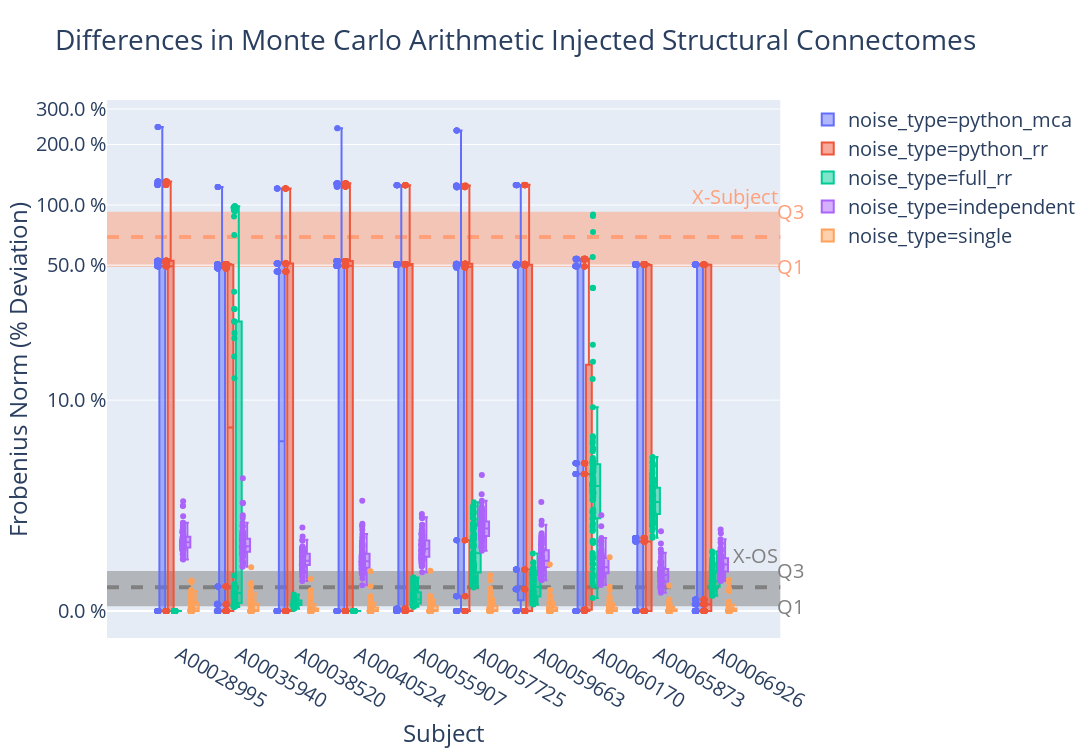

The cell this chart's notebook holds for it:
### Code cell
fig = px.box(df_, y=y_column, x='sub', color='noise_type',
             points='all', notched=False, boxmode="group",
             hover_data=['simulation_id'], category_orders=cord)

fig.update_layout(yaxis={"tickvals": tickvals,
                         "ticktext": ticktext,
                         "title": "{0} (% Deviation)".format(mtc.met_names[met])},
                  xaxis={"title": "Subject"},
                  shapes=shapes, annotations=annos,
                  title=title)

fig.update_layout(height=750, width=1350, font=dict(size=20))

# fig.update_layout(shapes=shapes, annotations=annos,
#                   legend={'y':0.9, 'yanchor': 'top',
#                           'x':0.9, 'xanchor': 'right'})

fig.show()
# fig.write_image(png_outpath)
# fig.write_image(png_outpath.replace('.png', '.pdf'))
# off.plot(fig, filename=png_outpath.replace('.png', '.html'))

# fig = px.violin(df_, y='log {0}'.format(distance), x='sub', color='noise_type',
#                 points='outliers', box=False, violinmode='group', category_orders=cord,
#                 hover_data=['simulation_id'], title=title)

### Figure 1 — Plotly figure (JSON) as saved in the notebook; plotly's stock layout.template omitted (floating-point values rounded to 4 significant figures; data arrays with more than 128 entries replaced by an {"elided": "..."} marker saying what was removed)
{"data": [{"alignmentgroup": "True", "boxpoints": "all", "customdata": {"elided": "1000x1 int values"}, "hoverlabel": {"namelength": 0}, "hovertemplate": "noise_type=python_mca<br>sub=%{x}<br>log fro (percent difference)=%{y}<br>simulation_id=%{customdata[0]}", "legendgroup": "noise_type=python_mca", "marker": {"color": "#636efa"}, "name": "noise_type=python_mca", "notched": false, "offsetgroup": "noise_type=python_mca", "orientation": "v", "showlegend": true, "type": "box", "x": {"elided": "1000 str values"}, "x0": " ", "xaxis": "x", "y": {"elided": "1000 float values"}, "y0": " ", "yaxis": "y"}, {"alignmentgroup": "True", "boxpoints": "all", "customdata": {"elided": "1000x1 int values"}, "hoverlabel": {"namelength": 0}, "hovertemplate": "noise_type=python_rr<br>sub=%{x}<br>log fro (percent difference)=%{y}<br>simulation_id=%{customdata[0]}", "legendgroup": "noise_type=python_rr", "marker": {"color": "#EF553B"}, "name": "noise_type=python_rr", "notched": false, "offsetgroup": "noise_type=python_rr", "orientation": "v", "showlegend": true, "type": "box", "x": {"elided": "1000 str values"}, "x0": " ", "xaxis": "x", "y": {"elided": "1000 float values"}, "y0": " ", "yaxis": "y"}, {"alignmentgroup": "True", "boxpoints": "all", "customdata": {"elided": "1000x1 int values"}, "hoverlabel": {"namelength": 0}, "hovertemplate": "noise_type=full_rr<br>sub=%{x}<br>log fro (percent difference)=%{y}<br>simulation_id=%{customdata[0]}", "legendgroup": "noise_type=full_rr", "marker": {"color": "#00cc96"}, "name": "noise_type=full_rr", "notched": false, "offsetgroup": "noise_type=full_rr", "orientation": "v", "showlegend": true, "type": "box", "x": {"elided": "1000 str values"}, "x0": " ", "xaxis": "x", "y": {"elided": "1000 float values"}, "y0": " ", "yaxis": "y"}, {"alignmentgroup": "True", "boxpoints": "all", "customdata": {"elided": "1000x1 str values"}, "hoverlabel": {"namelength": 0}, "hovertemplate": "noise_type=independent<br>sub=%{x}<br>log fro (percent difference)=%{y}<br>simulation_id=%{customdata[0]}", "legendgroup": "noise_type=independent", "marker": {"color": "#ab63fa"}, "name": "noise_type=independent", "notched": false, "offsetgroup": "noise_type=independent", "orientation": "v", "showlegend": true, "type": "box", "x": {"elided": "1000 str values"}, "x0": " ", "xaxis": "x", "y": {"elided": "1000 float values"}, "y0": " ", "yaxis": "y"}, {"alignmentgroup": "True", "boxpoints": "all", "customdata": {"elided": "1000x1 str values"}, "hoverlabel": {"namelength": 0}, "hovertemplate": "noise_type=single<br>sub=%{x}<br>log fro (percent difference)=%{y}<br>simulation_id=%{customdata[0]}", "legendgroup": "noise_type=single", "marker": {"color": "#FFA15A"}, "name": "noise_type=single", "notched": false, "offsetgroup": "noise_type=single", "orientation": "v", "showlegend": true, "type": "box", "x": {"elided": "1000 str values"}, "x0": " ", "xaxis": "x", "y": {"elided": "1000 float values"}, "y0": " ", "yaxis": "y"}], "layout": {"annotations": [{"ax": 0, "ay": 0, "font": {"color": "LightSalmon"}, "text": "X-Subject", "x": 0.98, "xanchor": "right", "xref": "paper", "y": 1.971, "yanchor": "bottom", "yref": "y"}, {"ax": 0, "ay": 0, "font": {"color": "LightSalmon"}, "text": "Q3", "x": 0.995, "xref": "paper", "y": 1.971, "yref": "y"}, {"ax": 0, "ay": 0, "font": {"color": "LightSalmon"}, "text": "Q1", "x": 0.995, "xref": "paper", "y": 1.699, "yref": "y"}, {"ax": 0, "ay": 0, "font": {"color": "gray"}, "text": "X-OS", "x": 0.98, "xanchor": "right", "xref": "paper", "y": 0.1983, "yanchor": "bottom", "yref": "y"}, {"ax": 0, "ay": 0, "font": {"color": "gray"}, "text": "Q3", "x": 0.995, "xref": "paper", "y": 0.1983, "yref": "y"}, {"ax": 0, "ay": 0, "font": {"color": "gray"}, "text": "Q1", "x": 0.995, "xref": "paper", "y": 0.02428, "yref": "y"}], "boxmode": "group", "font": {"size": 20}, "height": 750, "legend": {"tracegroupgap": 0}, "shapes": [{"fillcolor": "LightSalmon", "layer": "below", "line": {"width": 0}, "opacity": 0.5, "type": "rect", "x0": 0, "x1": 0.98, "xref": "paper", "y0": 1.699, "y1": 1.971, "yref": "y"}, {"layer": "below", "line": {"color": "LightSalmon", "dash": "dash", "width": 4}, "opacity": 1, "type": "line", "x0": 0, "x1": 0.98, "xref": "paper", "y0": 1.846, "y1": 1.846, "yref": "y"}, {"fillcolor": "gray", "layer": "below", "line": {"width": 0}, "opacity": 0.5, "type": "rect", "x0": 0, "x1": 0.98, "xref": "paper", "y0": 0.02428, "y1": 0.1983, "yref": "y"}, {"layer": "below", "line": {"color": "gray", "dash": "dash", "width": 4}, "opacity": 1, "type": "line", "x0": 0, "x1": 0.98, "xref": "paper", "y0": 0.1174, "y1": 0.1174, "yref": "y"}], "title": {"text": "Differences in Monte Carlo Arithmetic Injected Structural Connectomes"}, "width": 1350, "xaxis": {"anchor": "y", "domain": [0, 0.98], "title": {"text": "Subject"}}, "yaxis": {"anchor": "x", "domain": [0, 1], "ticktext": ["0.0 %", "10.0 %", "50.0 %", "100.0 %", "200.0 %", "300.0 %"], "tickvals": [0, 1.041, 1.708, 2.004, 2.303, 2.479], "title": {"text": "Frobenius Norm (% Deviation)"}}}}
